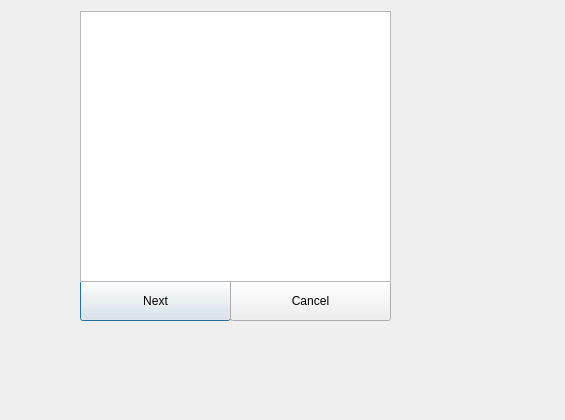
<?xml version="1.0" encoding="UTF-8"?>
<ui version="4.0">
 <class>select_area</class>
 <widget class="QDialog" name="select_area">
  <property name="geometry">
   <rect>
    <x>0</x>
    <y>0</y>
    <width>565</width>
    <height>420</height>
   </rect>
  </property>
  <property name="windowTitle">
   <string>Dialog</string>
  </property>
  <widget class="QPushButton" name="next">
   <property name="geometry">
    <rect>
     <x>80</x>
     <y>280</y>
     <width>151</width>
     <height>41</height>
    </rect>
   </property>
   <property name="text">
    <string>Next</string>
   </property>
  </widget>
  <widget class="QPushButton" name="cancel">
   <property name="geometry">
    <rect>
     <x>230</x>
     <y>280</y>
     <width>161</width>
     <height>41</height>
    </rect>
   </property>
   <property name="text">
    <string>Cancel</string>
   </property>
  </widget>
  <widget class="QListWidget" name="arealist">
   <property name="geometry">
    <rect>
     <x>80</x>
     <y>11</y>
     <width>311</width>
     <height>271</height>
    </rect>
   </property>
  </widget>
 </widget>
 <resources/>
 <connections/>
</ui>
